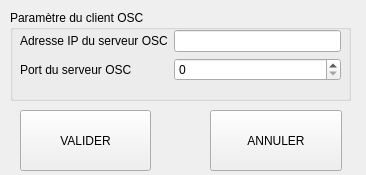
<?xml version="1.0" encoding="UTF-8"?>
<ui version="4.0">
 <class>Dialog</class>
 <widget class="QDialog" name="Dialog">
  <property name="geometry">
   <rect>
    <x>0</x>
    <y>0</y>
    <width>366</width>
    <height>175</height>
   </rect>
  </property>
  <property name="windowTitle">
   <string>Dialog</string>
  </property>
  <widget class="QGroupBox" name="groupBox">
   <property name="geometry">
    <rect>
     <x>10</x>
     <y>10</y>
     <width>341</width>
     <height>91</height>
    </rect>
   </property>
   <property name="title">
    <string>Paramètre du client OSC</string>
   </property>
   <widget class="QWidget" name="formLayoutWidget">
    <property name="geometry">
     <rect>
      <x>10</x>
      <y>20</y>
      <width>321</width>
      <height>61</height>
     </rect>
    </property>
    <layout class="QFormLayout" name="formLayout">
     <item row="0" column="0">
      <widget class="QLabel" name="adresseIPDuServeurOSCLabel">
       <property name="text">
        <string>Adresse IP du serveur OSC</string>
       </property>
      </widget>
     </item>
     <item row="0" column="1">
      <widget class="QLineEdit" name="osc_ip"/>
     </item>
     <item row="1" column="0">
      <widget class="QLabel" name="portDuServeurOSCLabel">
       <property name="text">
        <string>Port du serveur OSC</string>
       </property>
      </widget>
     </item>
     <item row="1" column="1">
      <widget class="QSpinBox" name="osc_port">
       <property name="maximum">
        <number>65535</number>
       </property>
      </widget>
     </item>
    </layout>
   </widget>
  </widget>
  <widget class="QToolButton" name="create">
   <property name="geometry">
    <rect>
     <x>20</x>
     <y>110</y>
     <width>131</width>
     <height>61</height>
    </rect>
   </property>
   <property name="sizePolicy">
    <sizepolicy hsizetype="Expanding" vsizetype="Expanding">
     <horstretch>0</horstretch>
     <verstretch>0</verstretch>
    </sizepolicy>
   </property>
   <property name="text">
    <string>VALIDER</string>
   </property>
   <property name="icon">
    <iconset>
     <normaloff>icon/32x32_ok.png</normaloff>icon/32x32_ok.png</iconset>
   </property>
   <property name="iconSize">
    <size>
     <width>32</width>
     <height>32</height>
    </size>
   </property>
   <property name="toolButtonStyle">
    <enum>Qt::ToolButtonStyle::ToolButtonTextUnderIcon</enum>
   </property>
  </widget>
  <widget class="QToolButton" name="abort">
   <property name="geometry">
    <rect>
     <x>210</x>
     <y>110</y>
     <width>132</width>
     <height>61</height>
    </rect>
   </property>
   <property name="sizePolicy">
    <sizepolicy hsizetype="Expanding" vsizetype="Expanding">
     <horstretch>0</horstretch>
     <verstretch>0</verstretch>
    </sizepolicy>
   </property>
   <property name="text">
    <string>ANNULER</string>
   </property>
   <property name="icon">
    <iconset>
     <normaloff>icon/32x32_close.png</normaloff>icon/32x32_close.png</iconset>
   </property>
   <property name="iconSize">
    <size>
     <width>32</width>
     <height>32</height>
    </size>
   </property>
   <property name="toolButtonStyle">
    <enum>Qt::ToolButtonStyle::ToolButtonTextUnderIcon</enum>
   </property>
  </widget>
 </widget>
 <resources/>
 <connections/>
</ui>
